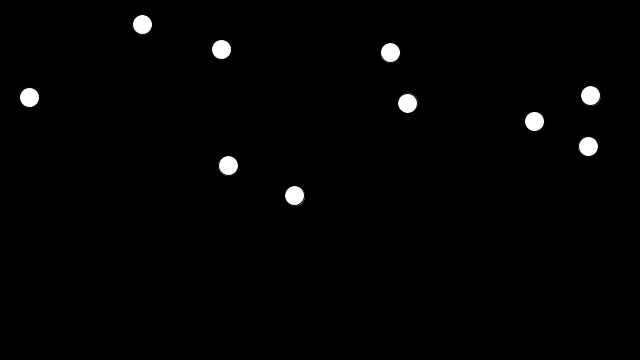
Frame 1 (no input)
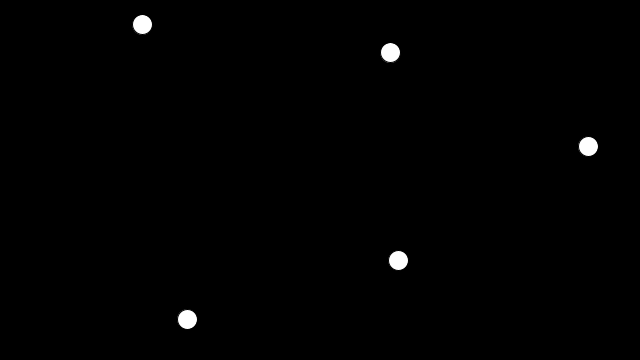
Frame 60 (the mouse pressed at the canvas centre just before this capture)
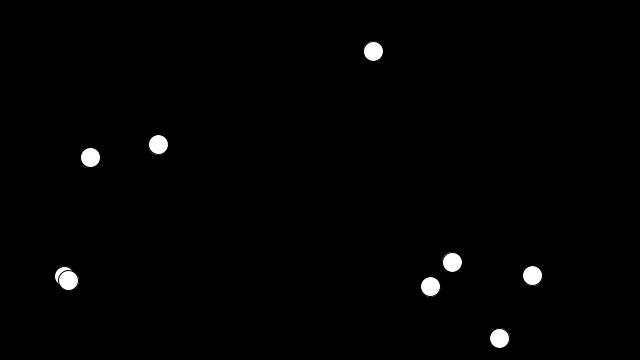
Frame 120 (the mouse held since frame 60 and released just before this capture)

The Processing sketch that drew these frames (run headless with seeded random() and noise(); from frame 60 on, the mouse is pressed at the canvas centre):

// Processing sketch: main
// ── main.pde
final int RADIUS = 20;
final int NUM_PEERS = 10;
final int MIN_DIST = 5;
final int WIDTH = 640;
final int HEIGHT = 360;
final float SPAWN_RATE = 0.30; //Chance of a peer of spawning in a cycle iteration
final float QUIT_RATE = 0.30; //Chanche of a peer to disconnect each cycle

ArrayList<Peer> peers = new ArrayList<Peer>();

float rand_x, rand_y;

void setup()
{
  //Window properties
  size(640, 360);
  
  //Initilizing Peers and drawing them
  for (int i = 0; i < NUM_PEERS; i++)
  {
      //Randomly generated coordinates
      rand_x = random(RADIUS, WIDTH - RADIUS);
      rand_y = random(RADIUS, HEIGHT - RADIUS);
      
      //Creating new peer
      Peer p = new Peer(rand_x, rand_y, RADIUS);
      peers.add(p);
      
      //Draw
      p.draw_peer();
  }
}


void draw()
{
  //Each cycle there is a SPAWN_RATE chanche of some peer spawning
  if (rand_weighted_choice(SPAWN_RATE))
  {
      rand_x = random(RADIUS, WIDTH - RADIUS);
      rand_y = random(RADIUS, HEIGHT - RADIUS);
      
      //Creating new peer
      Peer p = new Peer(rand_x, rand_y, RADIUS);
      peers.add(p);
      
      //Draw
      p.draw_peer();
  }
  
  //Each cycle there is a chanche of a peer disconnecting from the network
  if (rand_weighted_choice(QUIT_RATE))
  {
     int rand_peer_index = int(random(0, peers.size()));
     peers.remove(rand_peer_index);
  }
  
  //Update the screen
  background(0);
  for (Peer p : peers)
  {
     p.draw_peer(); 
  }
  
  
}

// ── Math.pde
//Function useful to spawn or kill peers
boolean rand_weighted_choice(float p)
{
  /*
  p = chance of returning true
  return = true or false randomly but with a certain prob distribution, depending on p */
  float rand = random(0, 1);
  if (rand <= p) return true;
  else return false;
  }

// ── Peer.pde
class Peer {
  //Coordinates
  float xPos, yPos;
  float radius;
  
  //Full constructor
  Peer(float x, float y, float r)
  {
     xPos = x;
     yPos = y;
     radius = r;
  }
  
  //Default settings
  Peer()
  {
     xPos = 0;
     yPos = 0;
     radius = 10;
  }
  
  void draw_peer()
  {
    circle(xPos, yPos, radius);
  }
}
